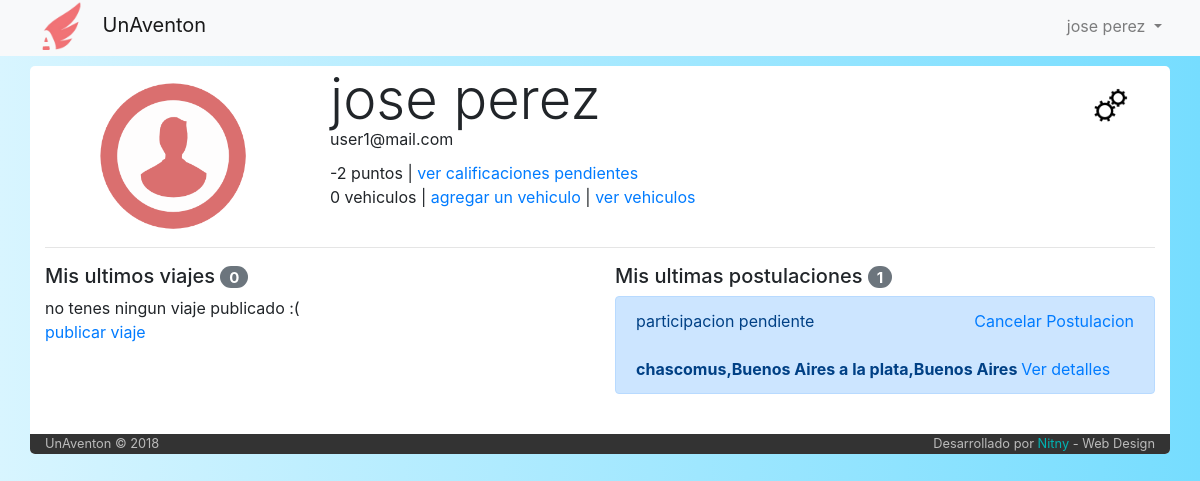
Page /perfil (signed in) on the earlier database version.
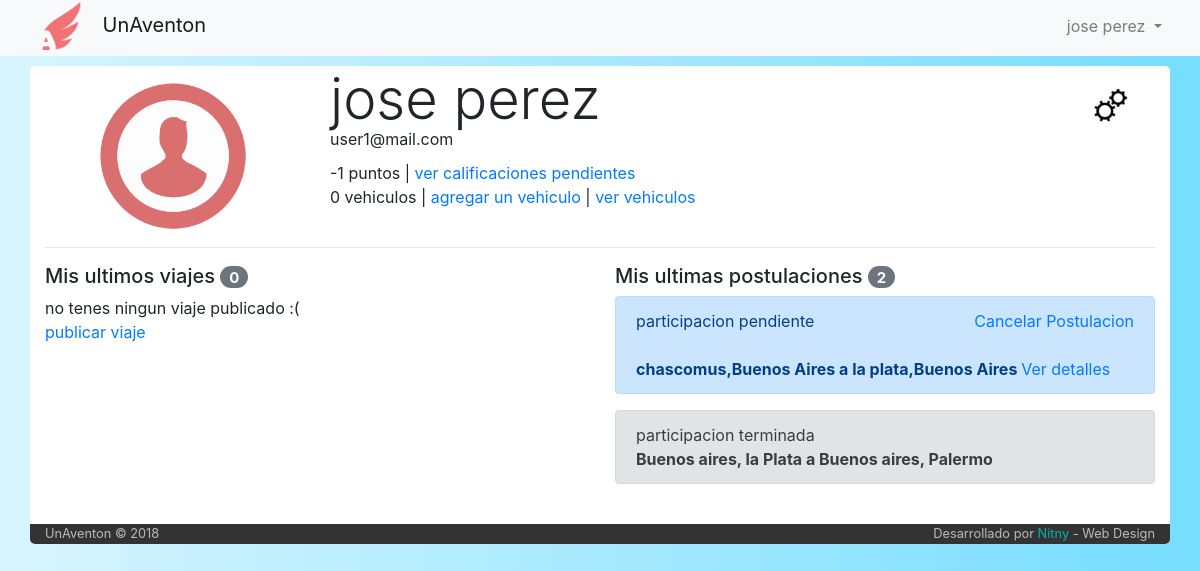
Same page on the later database version.
### tables this page shows
CREATE TABLE `usuario` (
  `idUser` int(6) NOT NULL,
  `email` varchar(50) NOT NULL,
  `clave` varchar(50) NOT NULL,
  `nombre` varchar(50) NOT NULL,
  `apellido` varchar(50) NOT NULL,
  `admin` int(1) NOT NULL DEFAULT '0'
);

CREATE TABLE `participacion` (
  `idParticipacion` int(6) NOT NULL,
  `idUsuario` int(6) NOT NULL,
  `idViaje` int(6) NOT NULL,
  `fecha_solicitud` datetime NOT NULL,
  `estado` int(1) NOT NULL DEFAULT '1'
);

CREATE TABLE `estado_participacion` (
  `idEstado` int(1) NOT NULL,
  `color` varchar(14) NOT NULL,
  `estado` varchar(40) NOT NULL
);

CREATE TABLE `viaje` (
  `idViaje` int(6) NOT NULL,
  `idPiloto` int(6) NOT NULL,
  `idVehiculo` int(6) NOT NULL,
  `fecha_publicacion` datetime NOT NULL,
  `fecha_partida` datetime NOT NULL,
  `tiempo_estimado` int(11) NOT NULL DEFAULT '30',
  `origen` varchar(60) NOT NULL,
  `destino` varchar(60) NOT NULL,
  `asientos_disponibles` int(2) NOT NULL,
  `costo` int(7) NOT NULL,
  `estado` int(1) NOT NULL DEFAULT '1',
  `tipo` varchar(50) NOT NULL DEFAULT 'unico'
);

### index.php (called while the page is built, shortened)
<?php
	include ('core/helpers.php');
	include ('php/inicio_body.php');
	$router = new Router;
	$vars = $router->get_variables();
	render($vars);
	include ('php/cierre_body.php');

### core/helpers.php (called while the page is built, shortened)
<?php
function calificacion($idUser){
  include('php/conexion.php');
  $calificaciones=mysqli_query($conexion,"SELECT SUM(calificacion) as calificacion_final
                                          from calificacion
                                          where idCalificado='$idUser'")
                                          or die ("error calculo calificacion");
  return(mysqli_fetch_array($calificaciones)['calificacion_final']+0);
}

### controller/perfil.php (the view, shortened to what this page needs)
<?php
function render($vars = [])
{
  include('php/conexion.php');
  $usuario=mysqli_query($conexion,"SELECT *
                                   FROM Usuario
                                   WHERE email='$_SESSION[mail]' limit 1")
                                   or
                                   die("Problemas en la base de datos:".mysqli_error($conexion));
  $user = mysqli_fetch_array($usuario);
  $contador_vehiculos=mysqli_query($conexion,"SELECT count(*) as cont
                                    FROM vehiculo
                                    where idPropietario='$user[idUser]'
                                    and eliminado = 0")
                                    or
                                    die ("problemas con el contador");
  $contador_vehiculos=mysqli_fetch_array($contador_vehiculos);
  ?>
  <div class="row">
    <div class="col-md-3" style="text-align: center">
      <img src="img/user.png" alt="imagen de usuario" style="width: 150px; margin-top: 15px">
    </div>
    <div class="col-md-8">
      <h1 class="display-4" style="margin-bottom: -6px"><?php echo $user['nombre']." ".$user['apellido']; ?></h1>
      <span style="margin-bottom: 10px; display: block"><?php echo $user['email']; ?></span>
      <span><?php echo calificacion($user['idUser']) ?> puntos</span> | <a href="/calificaciones">ver calificaciones pendientes</a> <br>
      <span><?php echo $contador_vehiculos['cont']; ?> vehiculos</span> | <a href="#" data-toggle="modal" data-target="#CargarAuto">agregar un vehiculo</a> | <a href="/listado-vehiculos">ver vehiculos</a> <br>
    </div>
    <div class="col-md-1">
      <img src="img/cambio.png" class="boton_cambios" alt="boton cambios" title="Cambiar datos personales" data-toggle="modal" data-target="#modalCambioDatos">
    </div>
  </div>
  <hr>
  <div class="row">
    <div class="col-md-6">
      <?php
        $viajes=mysqli_query($conexion,"SELECT *, viaje.estado as 'estadodelviaje'
                                       FROM viaje
                                       INNER JOIN estado_viaje on viaje.estado=estado_viaje.idEstado
                                       WHERE idPiloto='$user[idUser]'
                                       order by fecha_publicacion DESC, fecha_partida ASC")
                                       or
                                       die("Problemas en la base de datos:".mysqli_error($conexion));
      ?>
      <h5>Mis ultimos viajes <span class="badge badge-pill badge-secondary"><?php echo mysqli_num_rows($viajes);?></span></h5>
        <div class="mCustomScrollbar" data-mcs-theme="dark-3" style="max-height: 400px; overflow: auto;">
      <?php
        if (mysqli_num_rows($viajes) == 0){
             echo "no tenes ningun viaje publicado :( <br>";
             echo "<a href='/altaviaje'>publicar viaje</a>";
        }
          ?>
      </div>
    </div>
    <div class="col-md-6">
      <?php
      $postulaciones=mysqli_query($conexion,"SELECT *, participacion.estado as estado_participacion, viaje.estado as estado_viaje
                                     FROM participacion
                                     inner join viaje on participacion.idViaje=viaje.idViaje
                                     inner join estado_participacion on participacion.estado=estado_participacion.idEstado
                                     WHERE idUsuario='$user[idUser]'
                                     order by fecha_publicacion and idParticipacion")
                                     or
                                     die("Problemas en la base de datos:".mysqli_error($conexion));?>
      <h5>Mis ultimas postulaciones <span class="badge badge-pill badge-secondary"><?php echo mysqli_num_rows($postulaciones);?></span></h5>
      <div class="mCustomScrollbar" data-mcs-theme="dark-3" style="max-height: 400px; overflow: auto;">
      <?php
        while ($postulacion = mysqli_fetch_array($postulaciones)) {
          echo "<div class='alert alert-".$postulacion['color']."' role='alert'>
                  participacion ".$postulacion['estado'];
          if ($postulacion['estado_participacion'] < 3){
            $baja_participacion = "true";
													if ($postulacion['estado_participacion'] == 2){
                          ?>
                            <span class="float-right"><a href="#" data-toggle="modal" data-target="#modalAlertRechazarPostulacion<?php echo $postulacion['idParticipacion']?>">cancelar postulacion </a> </span>;
                          <?php
                          echo '<center>
                          <form action="/perfil" method="post">
                                            <input type="hidden" name="idParticipacion" value="'.$postulacion['idParticipacion'].'">
                                            <input type="hidden" name="estado" value="'.$postulacion['estado'].'">
                                            <input type="hidden" name="baja_participacion" value="'.$baja_participacion.'">
													<div class="modal fade" id="modalAlertRechazarPostulacion'.$postulacion['idParticipacion'].'" tabindex="-1" role="dialog" aria-labelledby="exampleModalCenterTitle" aria-hidden="true">
													  <div class="modal-dialog modal-dialog-centered" role="document">
													    <div class="modal-content">
													      <div class="modal-header">
													        <h5 class="modal-title" id="exampleModalCenterTitle">Cuidado</h5>
													        <button type="button" class="close" data-dismiss="modal" aria-label="Close">
													          <span aria-hidden="true">&times;</span>
													        </button>
													      </div>
													      <div class="modal-body">
																	Tu postulacion ya fue aprobada, si solicitas la baja de este viaje se restara 1 punto de tu calificacion.<br> Estas seguro de querer cancelar tu postulacion?
													      </div>
													      <div class="modal-footer">
													        <button type="button" class="btn btn-secondary btn-sm" data-dismiss="modal">Volver atras</button>
													        <button type="submit" class="btn btn-warning btn-sm">Si, cancelar</button>
													      </div>
													    </div>
													  </div>
													</div>';
													}
													else{
                            ?>
                            <span class="float-right"><a href="#" data-toggle="modal" data-target="#modalAlertRechazarPostulacion<?php echo $postulacion['idParticipacion']?>">Cancelar Postulacion </a> </span>
                          <?php
													}
                echo "<br><b> ".$postulacion['origen']." a ".$postulacion['destino']." </b> <a href='/viaje/".$postulacion['idViaje']."' class='float'> Ver detalles </a>
                </div>";
          }
          else{
                     echo "<br><b> ".$postulacion['origen']." a ".$postulacion['destino']." </b>
                     </div>";
          }
        }
      ?>
      </div>
    </div>
  </div>
  <br>
  <?php
}

### php/inicio_body.php (shortened to what this page needs)
<!DOCTYPE html>
<html>
  <head>
    <link rel="stylesheet" href="https://maxcdn.bootstrapcdn.com/bootstrap/4.0.0/css/bootstrap.min.css">
    <link rel="stylesheet" href="/js/Malihu/jquery.mCustomScrollbar.css" />
    <link rel="stylesheet" type="text/css" href="/css/estilo-listado-vehiculos.css">
    <link rel="stylesheet" href="/css/stylo.css">
  </head>
  <body>
    <?php
      include('php/navbar.php');
    ?>
    <div class="container" id="container" style="border-radius: 5px; box-shadow: 0 0 0 #fff; margin-top: 10px;">

### php/navbar.php (shortened to what this page needs)
<nav class="navbar navbar-expand-lg navbar-light bg-light">
  <div class="container" style="background-color:rgba(0, 0, 0, 0.0); margin-top: -3px; padding: 0 0; box-shadow: 0 0 0 #fff">
  <ul class="nav navbar-nav navbar-logo mx-auto">
      <li class="nav-item">
        <img src="/img/logo.png" alt="logo" style="width: 60px; margin-right: 8px; margin-top: -10px; margin-bottom: -10px">
        <a class="navbar-brand" href="/" style="margin-top: 0px; margin-bottom: -40px;">UnAventon</a>
      </li>
    </ul>
  <div class="collapse navbar-collapse" id="navbarSupportedContent">
      <?php
      if(isset($_SESSION['nombre'])){
        ?>
        <ul class='navbar-nav float-right'>
            <li class="nav-item dropdown">
                <a class="nav-link dropdown-toggle" href="#" id="navbarDropdown" role="button" data-toggle="dropdown" aria-haspopup="true" aria-expanded="false">
                  <?php echo $_SESSION['nombre']." ".$_SESSION['apellido']; ?>
                </a>
            </li>
        </ul>
        <?php
      }
      ?>
  </div>
</div>
</nav>

### php/cierre_body.php (shortened to what this page needs)
<div class="row" style="background-color: #333; color: #bbb; border-bottom-left-radius: 5px; border-bottom-right-radius: 5px; ">
  <div class="col-md-12">
    <small class="float-left">UnAventon © 2018</small>
    <small class="float-right">Desarrollado por <span style="color:#00b3b3">Nitny</span> - Web Design</small>
  </div>
</div>
</div>
<br>
</body>
</html>

### css/stylo.css (style rules this page uses)
body { background-color: grey; }

### php/inicio_body.php (style rules this page uses)
body { background-color: #fff; background: linear-gradient(-90deg, #76ddff, #d8f5ff); }
.boton_cambios { width: 40px; margin-top: 20px; transition: 1s; }

Differences in the rows shown:
added participacion: estado_participacion.estado "terminada", idViaje.origen "Buenos aires, la Plata", idViaje.destino "Buenos aires, Palermo"
Other differences:
calificacion($user['idUser']): "-2" → "-1"
mysqli_num_rows($postulaciones): "1" → "2"
